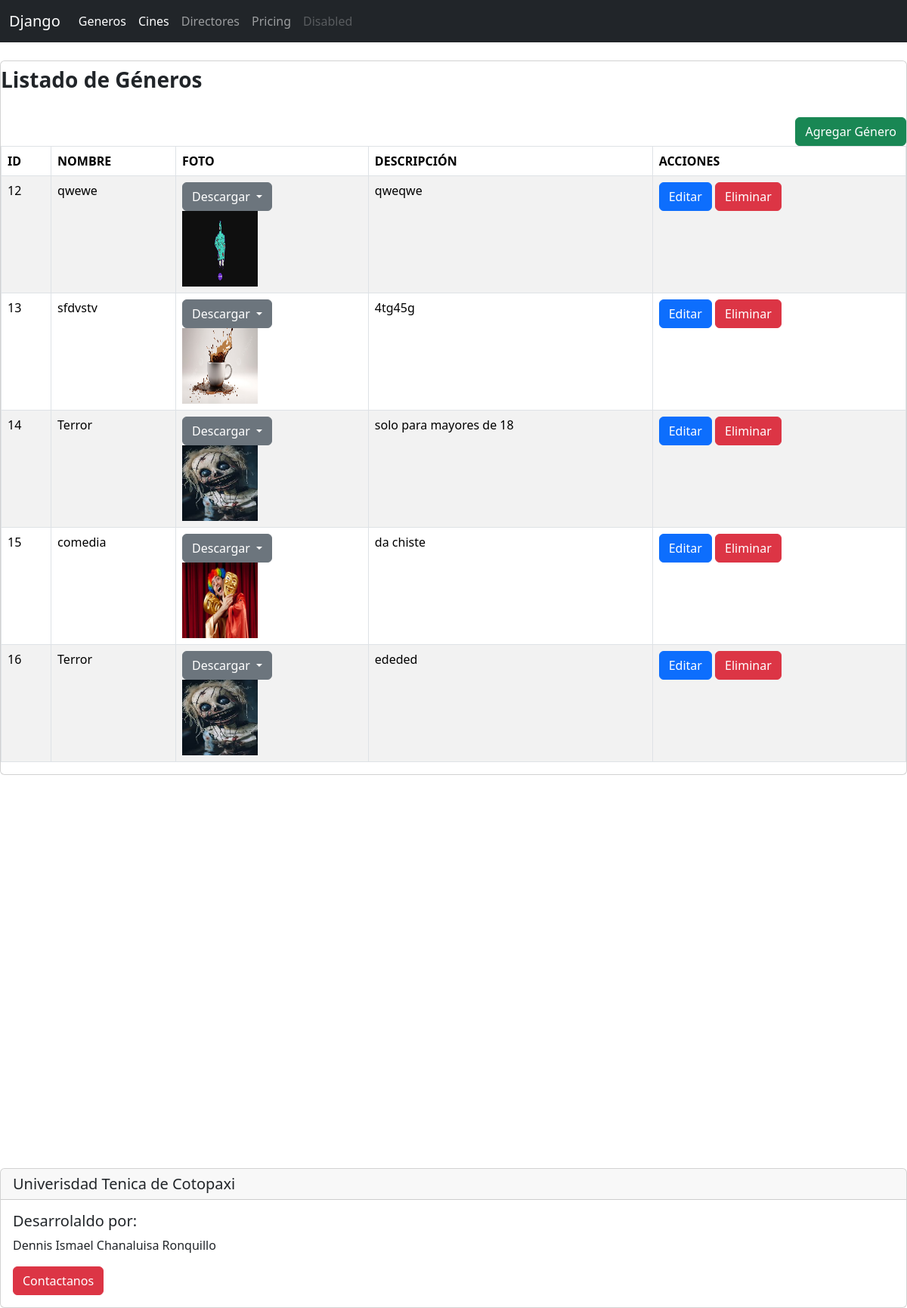
The page /listadoGeneros/ on the database its author committed.
### Aplicaciones/Cartelera/models.py (models this page shows, shortened)
class Genero(models.Model):
    id=models.AutoField(primary_key=True)
    nombre=models.CharField(max_length=25)
    descripcion=models.CharField(max_length=150, default='')
    foto=models.FileField(upload_to='generos', null=True,blank=True)

### Aplicaciones/Cartelera/views.py (the view)
# urls.py: path('listadoGeneros/', views.listadoGeneros, name='listadoGeneros'),
def listadoGeneros(request):
    generosBdd = Genero.objects.all()
    chart_data = [['Nombre', 'Número de Películas']]  # Encabezados del gráfico
    for genero in generosBdd:
        chart_data.append([genero.nombre, 5])
    context = {
        'generos': generosBdd,
        'chart_data': chart_data
    }
    return render(request, 'listadoGeneros.html', context)

### Aplicaciones/Cartelera/templates/listadoGeneros.html (shortened to what this page needs)
{% extends "./plantilla.html" %}
{% block body %}
<br>
<div class="card">
    <h3><b>Listado de Géneros</b></h3>
    <br>
    <div class="text-end">
        <a href="{% url 'nuevoGenero' %}" class="btn btn-success">Agregar Género</a>
    </div>
    <table class="table table-bordered table-striped table-hover" id="tbl-generos">
        <thead>
            <tr>
                <th>ID</th>
                <th>NOMBRE</th>
                <th>FOTO</th>
                <th>DESCRIPCIÓN</th>
                <th>ACCIONES</th>
            </tr>
        </thead>
        <tbody>
            {% for generoTemporal in generos %}
            <tr>
                <td>{{ generoTemporal.id }}</td>
                <td>{{ generoTemporal.nombre }}</td>
                <td>
                    <div class="dropdown">
                        <button class="btn btn-secondary dropdown-toggle" type="button" id="dropdownMenuButton{{ generoTemporal.id }}" data-toggle="dropdown" aria-haspopup="true" aria-expanded="false">
                            Descargar
                        </button>
                    </div>
                    <a download href="{{ generoTemporal.foto.url }}" target="_blank">
                        <img src="{{ generoTemporal.foto.url }}" alt="" height="100px" width="100px">
                    </a>
                </td>
                <td>{{ generoTemporal.descripcion }}</td>
                <td>
                    <a href="{% url 'editarGenero' generoTemporal.id %}" class="btn btn-primary">Editar</a>
                    <a href="{% url 'eliminarGenero' generoTemporal.id %}" class="btn btn-danger"
                     onclick="return confirm('¿Estás seguro de eliminar?')">Eliminar</a>
                </td>
            </tr>
            {% endfor %}
        </tbody>
    </table>
</div>
<div id="piechart" style="width: 900px; height: 500px; margin-top: 20px;"></div>
{% endblock %}

### rows shown on the page
Genero: id "12", nombre "qwewe", foto (picture), descripcion "qweqwe"
Genero: id "13", nombre "sfdvstv", foto (picture), descripcion "4tg45g"
Genero: id "14", nombre "Terror", foto (picture), descripcion "solo para mayores de 18"
Genero: id "15", nombre "comedia", foto (picture), descripcion "da chiste"
Genero: id "16", nombre "Terror", foto (picture), descripcion "ededed"
